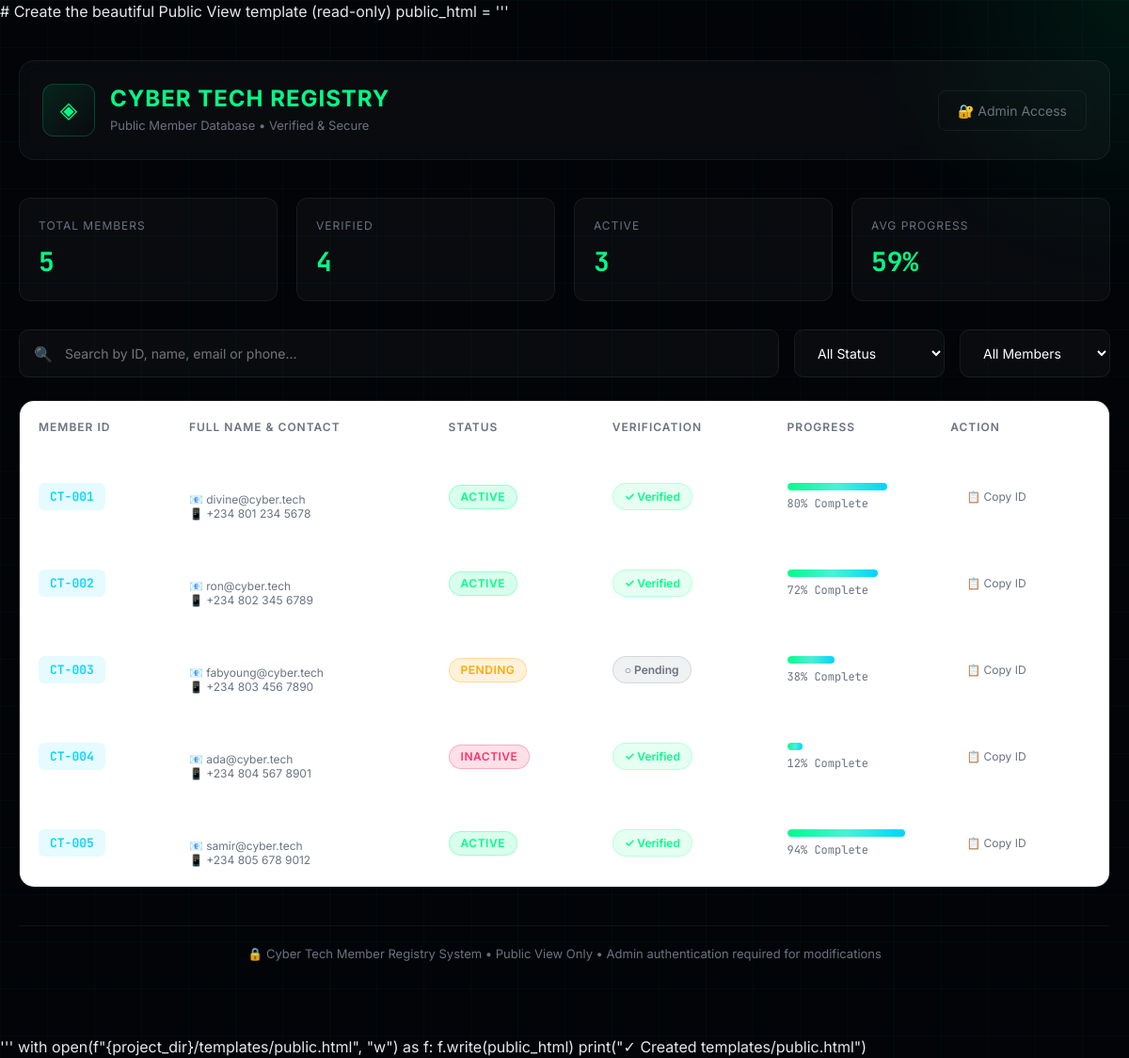
Before: / with the older database file.
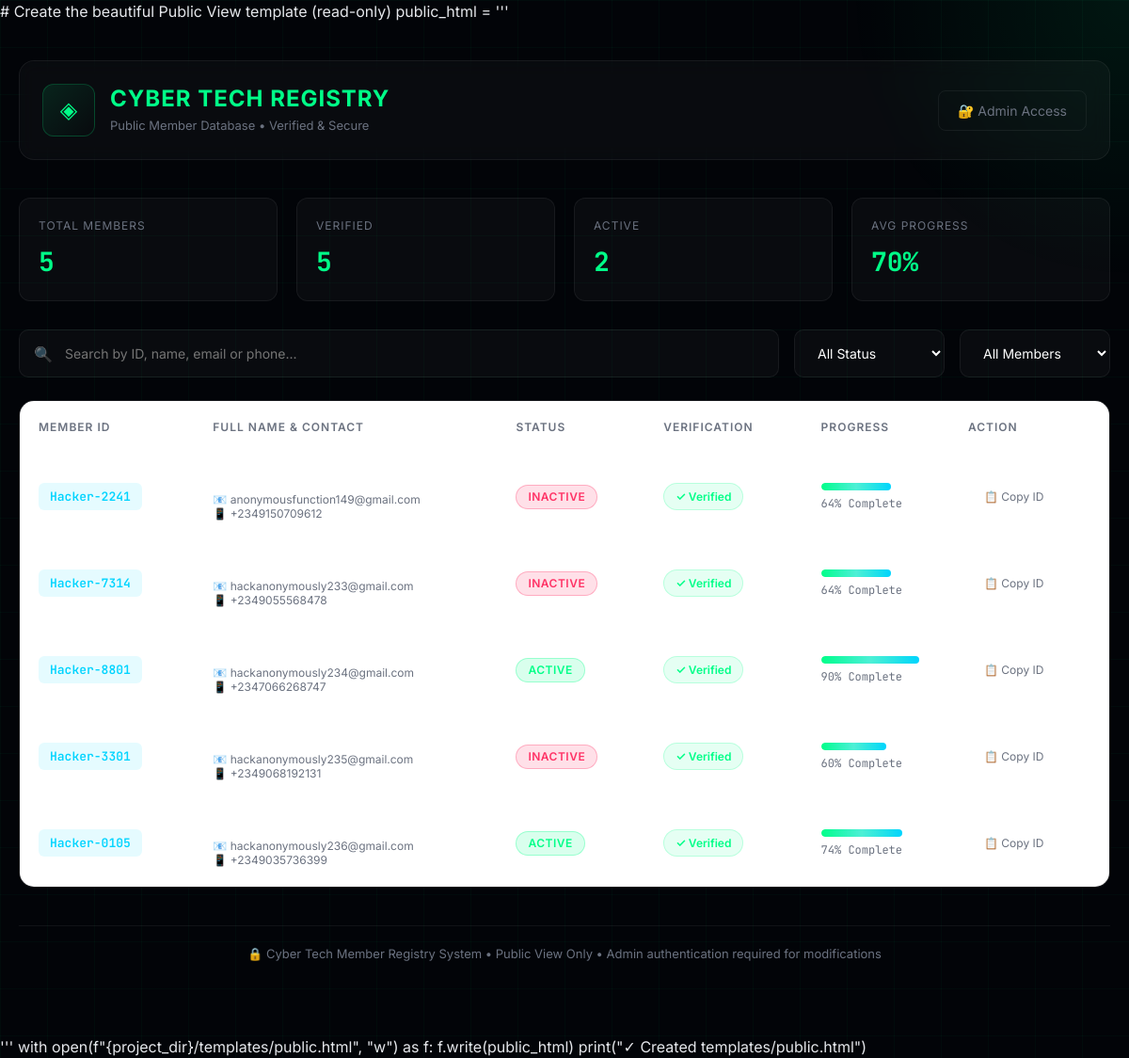
After: the same page with the newer database file.
### app.py (models this page shows, shortened)
class Member(db.Model):
    id = db.Column(db.Integer, primary_key=True)
    member_id = db.Column(db.String(20), unique=True, nullable=False)
    full_name = db.Column(db.String(100), nullable=False)
    phone_number = db.Column(db.String(20), nullable=False)
    email = db.Column(db.String(120), nullable=False)
    progress = db.Column(db.Integer, default=0)
    verified = db.Column(db.Boolean, default=False)
    status = db.Column(db.String(20), default='active')
    created_at = db.Column(db.DateTime, default=datetime.utcnow)

### app.py (the view)
@app.route('/')
def public_view():
    members = Member.query.all()
    return render_template('public.html', members=members)

### templates/public.html (shortened to what this page needs)
public_html = '''<!doctype html>
<html lang="en">
<head>
  <link href="https://cdn.jsdelivr.net/npm/bootstrap@5.3.2/dist/css/bootstrap.min.css" rel="stylesheet">
</head>
<body>
  <div class="bg-glow"></div>
  <div class="container-fluid">
    <div class="header">
      <div class="brand">
        <div class="brand-icon">◈</div>
        <div class="brand-text">
          <h1>Cyber Tech Registry</h1>
          <p>Public Member Database • Verified & Secure</p>
        </div>
      </div>
      <a href="{{ url_for('login') }}" class="admin-link">🔐 Admin Access</a>
    </div>
    <div class="stats-bar">
      <div class="stat-card">
        <div class="stat-label">Total Members</div>
        <div class="stat-value" id="totalCount">{{ members|length }}</div>
      </div>
      <div class="stat-card">
        <div class="stat-label">Verified</div>
        <div class="stat-value" id="verifiedCount">
          {{ members|selectattr('verified', 'equalto', true)|list|length }}
        </div>
      </div>
      <div class="stat-card">
        <div class="stat-label">Active</div>
        <div class="stat-value" id="activeCount">
          {{ members|selectattr('status', 'equalto', 'active')|list|length }}
        </div>
      </div>
      <div class="stat-card">
        <div class="stat-label">Avg Progress</div>
        <div class="stat-value" id="avgProgress">
          {% if members %}{{ (members|sum(attribute='progress') / members|length)|int }}%{% else %}0%{% endif %}
        </div>
      </div>
    </div>
    <div class="controls">
      <div class="search-box">
        <input type="text" id="searchInput" placeholder="Search by ID, name, email or phone...">
      </div>
      <select class="filter-select" id="statusFilter">
        <option value="all">All Status</option>
      </select>
      <select class="filter-select" id="verifiedFilter">
        <option value="all">All Members</option>
      </select>
    </div>
    <div class="table-container">
      <table class="table" id="membersTable">
        <thead>
          <tr>
            <th>Member ID</th>
            <th>Full Name & Contact</th>
            <th>Status</th>
            <th>Verification</th>
            <th>Progress</th>
            <th>Action</th>
          </tr>
        </thead>
        <tbody>
          {% for member in members %}
          <tr data-status="{{ member.status }}" data-verified="{{ 'verified' if member.verified else 'unverified' }}" data-search="{{ member.member_id.lower() }} {{ member.full_name.lower() }} {{ member.email.lower() }} {{ member.phone_number }}">
            <td>
              <span class="member-id">{{ member.member_id }}</span>
            </td>
            <td>
              <div class="member-name">{{ member.full_name }}</div>
              <div class="member-contact">📧 {{ member.email }}<br>📱 {{ member.phone_number }}</div>
            </td>
            <td>
              <span class="badge badge-{{ member.status }}">{{ member.status }}</span>
            </td>
            <td>
              {% if member.verified %}
              <span class="verified-badge">✓ Verified</span>
              {% else %}
              <span class="verified-badge not-verified">○ Pending</span>
              {% endif %}
            </td>
            <td>
              <div class="progress-container">
                <div class="progress-bar-bg">
                  <div class="progress-bar-fill" style="width: 0%" data-progress="{{ member.progress }}"></div>
                </div>
                <div class="progress-text">{{ member.progress }}% Complete</div>
              </div>
            </td>
            <td>
              <button class="copy-btn" onclick="copyID('{{ member.member_id }}', this)">
                📋 Copy ID
              </button>
            </td>
          </tr>
          {% endfor %}
        </tbody>
      </table>
    </div>
    <div class="footer">
      <p>🔒 Cyber Tech Member Registry System • Public View Only • Admin authentication required for modifications</p>
    </div>
  </div>
</body>
</html>'''

Changed rows visible on the page:
removed Member: member_id "CT-001", email "divine@cyber.tech", phone_number "+234 801 234 5678", status "ACTIVE", verified "✓ Verified", progress "80"
removed Member: member_id "CT-002", email "ron@cyber.tech", phone_number "+234 802 345 6789", status "ACTIVE", verified "✓ Verified", progress "72"
removed Member: member_id "CT-003", email "fabyoung@cyber.tech", phone_number "+234 803 456 7890", status "PENDING", verified "○ Pending", progress "38"
removed Member: member_id "CT-004", email "ada@cyber.tech", phone_number "+234 804 567 8901", status "INACTIVE", verified "✓ Verified", progress "12"
added Member: member_id "Hacker-2241", email "anonymousfunction149@gmail.com", phone_number "+2349150709612", status "INACTIVE", verified "✓ Verified", progress "64"
added Member: member_id "Hacker-7314", email "hackanonymously233@gmail.com", phone_number "+2349055568478", status "INACTIVE", verified "✓ Verified", progress "64"
added Member: member_id "Hacker-8801", email "hackanonymously234@gmail.com", phone_number "+2347066268747", status "ACTIVE", verified "✓ Verified", progress "90"
added Member: member_id "Hacker-3301", email "hackanonymously235@gmail.com", phone_number "+2349068192131", status "INACTIVE", verified "✓ Verified", progress "60"
changed Member: member_id "CT-005" → "Hacker-0105"; email "samir@cyber.tech" → "hackanonymously236@gmail.com"; phone_number "+234 805 678 9012" → "+2349035736399"; progress "94" → "74"
Other visible differences:
{{ members|selectattr('verified', 'equalto', true)|list|length }}: "4" → "5"
{{ members|selectattr('status', 'equalto', 'active')|list|length }}: "3" → "2"
{{ (members|sum(attribute='progress') / members|length)|int }}: "59" → "70"
